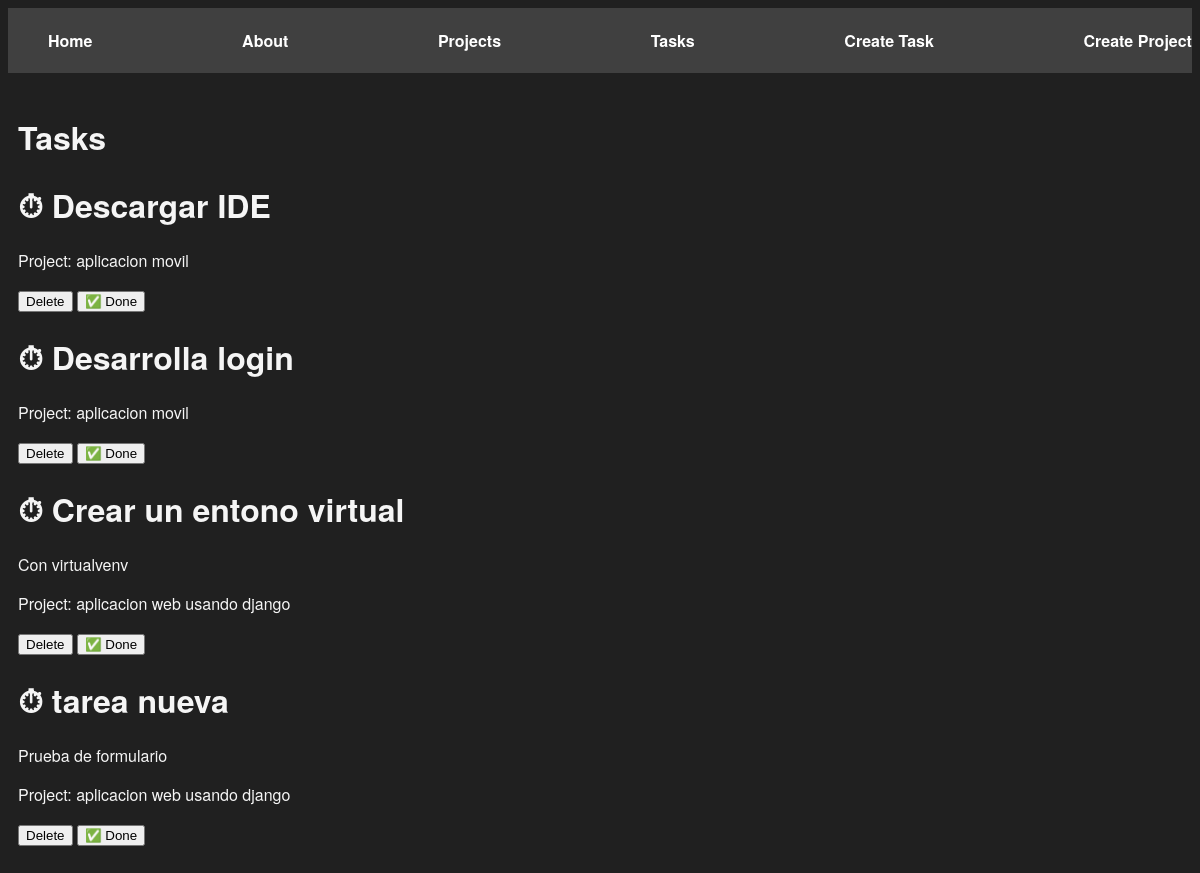
/tasks/, run on the app's committed database.
### myapp/models.py (models this page shows, shortened)
class Task(models.Model):
    title = models.CharField(max_length=200)
    description = models.TextField()
    project = models.ForeignKey(Project, on_delete = models.CASCADE)
    done = models.BooleanField(default=False)

class Project(models.Model):
    name = models.CharField(max_length=200)

### myapp/views.py (the view)
# urls.py: path('tasks/', views.tasks, name='tasks'),
def tasks(request):
    tasks = Task.objects.all()
    return render(request, "tasks/tasks.html", {
        "tasks": tasks
    })

### myapp/templates/tasks/tasks.html
{% extends 'layouts/base.html' %}
{% block content %}
    <h1>Tasks</h1>
    {% for task in tasks %}
    <div>
        <h1>{% if task.done %} ✅ {% else %} ⏱ {% endif %} {{task.title}}</h1>
        <p>{{task.description}}</p>
        <p>Project: {{task.project.name}}</p>
        <button> Delete </button>
        <button> ✅ Done </button>
    </div>
    {% endfor %}
{% endblock %}

### myapp/static/styles/main.css (style rules this page uses)
body { background: #202020; color: whitesmoke; font-family: Helvetica Neue, Helvetica, Arial, sans-serif; }

### data on the page
Task: title "Descargar IDE", project.name "aplicacion movil"
Task: title "Desarrolla login", project.name "aplicacion movil"
Task: title "Crear un entono virtual", description "Con virtualvenv", project.name "aplicacion web usando django"
Task: title "tarea nueva", description "Prueba de formulario", project.name "aplicacion web usando django"
